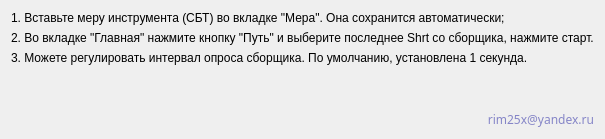
      <widget class="QWidget" name="tab_4">
       <attribute name="title">
        <string>Помощь</string>
       </attribute>
       <layout class="QGridLayout" name="gridLayout_5">
        <item row="2" column="0">
         <widget class="QLabel" name="label_4">
          <property name="text">
           <string>3. Можете регулировать интервал опроса сборщика. По умолчанию, установлена 1 секунда.</string>
          </property>
         </widget>
        </item>
        <item row="1" column="0">
         <widget class="QLabel" name="label_3">
          <property name="text">
           <string>2. Во вкладке &quot;Главная&quot; нажмите кнопку &quot;Путь&quot; и выберите последнее Shrt со сборщика, нажмите старт.</string>
          </property>
         </widget>
        </item>
        <item row="3" column="0">
         <spacer name="verticalSpacer">
          <property name="orientation">
           <enum>Qt::Vertical</enum>
          </property>
          <property name="sizeHint" stdset="0">
           <size>
            <width>20</width>
            <height>40</height>
           </size>
          </property>
         </spacer>
        </item>
        <item row="0" column="0">
         <widget class="QLabel" name="label_2">
          <property name="text">
           <string>1. Вставьте меру инструмента (СБТ) во вкладке &quot;Мера&quot;. Она сохранится автоматически; </string>
          </property>
         </widget>
        </item>
        <item row="4" column="0">
         <widget class="QLabel" name="label_5">
          <property name="font">
           <font>
            <family>MV Boli</family>
            <pointsize>9</pointsize>
           </font>
          </property>
          <property name="styleSheet">
           <string notr="true">color: rgb(133, 133, 199);</string>
          </property>
          <property name="text">
           <string>rim25x@yandex.ru</string>
          </property>
          <property name="alignment">
           <set>Qt::AlignRight|Qt::AlignTrailing|Qt::AlignVCenter</set>
          </property>
         </widget>
        </item>
       </layout>
      </widget>
